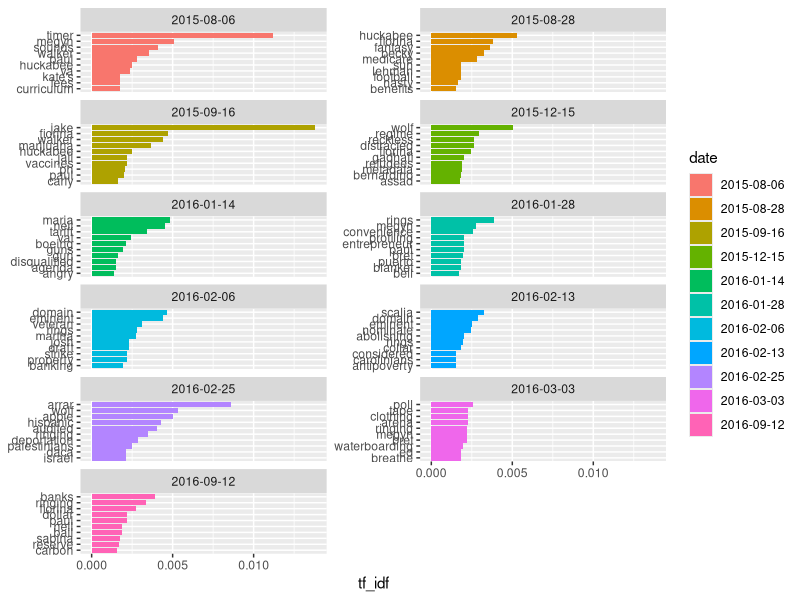

The R script that drew this image:

# Homework #5 Answers -----------------------------------------------------

# This script answers the following research question: What were the most salient topics discussed for each of the 2015 GOP primary debates? 


# Pre-Flight --------------------------------------------------------------

# Load libraries 
library(tidyverse)
library(tidytext)

# Load data
data <- read_csv("datasets/gop_debates.csv")

# TF-IDF Analysis  --------------------------------------------------------

#Save word data for each debate
data_word_n <- data %>%
  unnest_tokens(word, text) %>%
  anti_join(stop_words) %>%
  count(date, word, sort = TRUE)

# Get word count by debate compared to total count of each word
total_words <- data_word_n %>% 
  group_by(date) %>% 
  summarize(total = sum(n))

# Create a new dataframe combining information on total number of words per tweet word frequency counts
data_word_n <- left_join(data_word_n, total_words)

# Get term frequency (TF),  inverse document frequency (IDF), and TF-IDF 
data_word_n <- data_word_n %>%
  # Calculates TF, IDF, and TF-IDF from word totals and TFs
  bind_tf_idf(word, date, n)

#Visualize frequency of most common words occurring more frequently than 10 times by debate
data_word_n %>%
  arrange(desc(tf_idf)) %>%
  group_by(date) %>% 
  slice(1:10) %>%
  ungroup() %>%
  #mutate(word = factor(word, levels = rev(unique(word)))) %>% This is replaced with the below to fix. 
  mutate(date= as.factor(date),
         word = reorder_within(word, tf_idf, date)) %>%
  ggplot(aes(word, tf_idf, fill = date)) +
  geom_col() +
  xlab(NULL) +
  coord_flip()+
  scale_x_reordered()+ # This must be added to fix issues with the labels created above. 
  facet_wrap(~date, ncol = 2, scales = "free_y")
